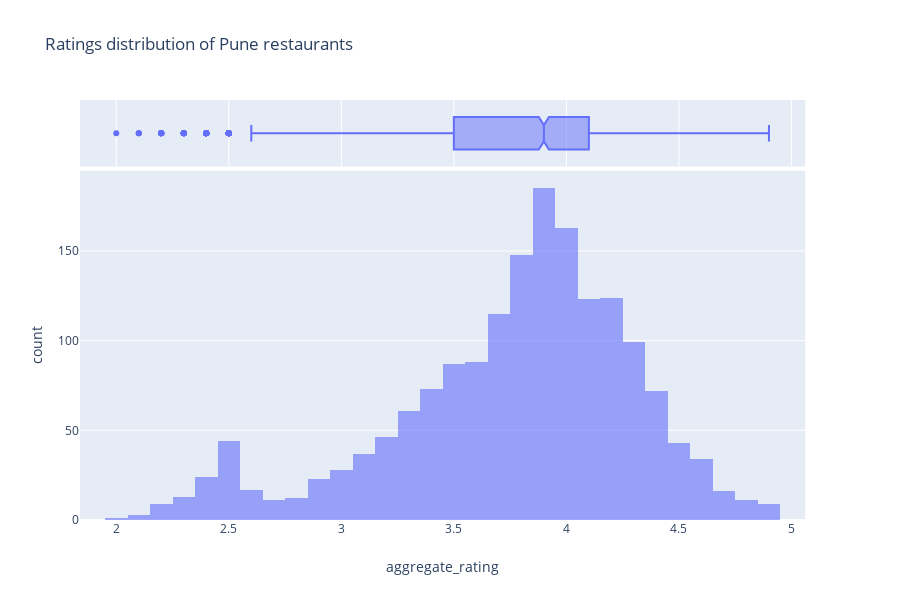

Notebook code for this chart:
### Markdown cell above
## Ratings

### Code cell
rated_restaurants = pune_data.loc[pune_data.rating_text != 'Not rated', :]
plt.figure(figsize=(10,6))
fig = px.histogram(rated_restaurants, title='Ratings distribution of Pune restaurants',x = 'aggregate_rating', 
             opacity = 0.6, marginal="box")
fig.show()

### Figure 1 — Plotly figure (JSON) as saved in the notebook; plotly's stock layout.template omitted (floating-point values rounded to 4 significant figures; data arrays with more than 128 entries replaced by an {"elided": "..."} marker saying what was removed)
{"data": [{"alignmentgroup": "True", "bingroup": "x", "hoverlabel": {"namelength": 0}, "hovertemplate": "aggregate_rating=%{x}<br>count=%{y}", "legendgroup": "", "marker": {"color": "#636efa", "opacity": 0.6}, "name": "", "offsetgroup": "", "orientation": "v", "showlegend": false, "type": "histogram", "x": {"elided": "1719 float values"}, "xaxis": "x", "yaxis": "y"}, {"alignmentgroup": "True", "hoverlabel": {"namelength": 0}, "hovertemplate": "aggregate_rating=%{x}", "legendgroup": "", "marker": {"color": "#636efa"}, "name": "", "notched": true, "offsetgroup": "", "showlegend": false, "type": "box", "x": {"elided": "1719 float values"}, "xaxis": "x2", "yaxis": "y2"}], "layout": {"barmode": "relative", "height": 600, "legend": {"tracegroupgap": 0}, "title": {"text": "Ratings distribution of Pune restaurants"}, "xaxis": {"anchor": "y", "domain": [0, 0.98], "title": {"text": "aggregate_rating"}}, "xaxis2": {"anchor": "y2", "domain": [0, 0.98], "matches": "x", "showgrid": true, "showticklabels": false}, "yaxis": {"anchor": "x", "domain": [0, 0.8316], "title": {"text": "count"}}, "yaxis2": {"anchor": "x2", "domain": [0.8416, 1], "matches": "y2", "showgrid": false, "showticklabels": false}}}
